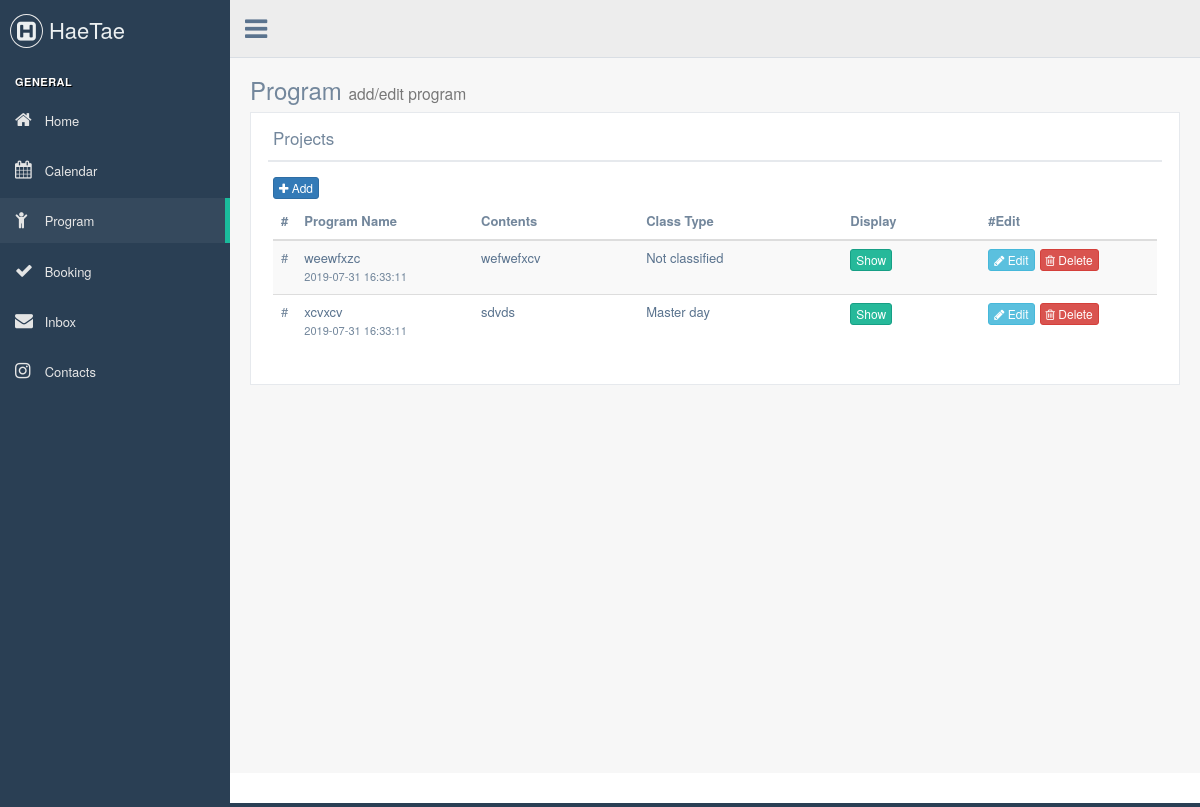
Screenshot of /admin/program.php with the database file from the repository.
### tables this page shows
CREATE TABLE `program` (
  `pk` int(11) NOT NULL,
  `title` text NOT NULL,
  `contents` mediumtext,
  `detail` longtext,
  `price` text,
  `time` text NOT NULL,
  `video` text,
  `image` text,
  `create_time` timestamp NOT NULL DEFAULT CURRENT_TIMESTAMP,
  `display` tinyint(4) NOT NULL DEFAULT '1',
  `class` int(11) NOT NULL DEFAULT '0'
);

### src/admin/program.php (the view, shortened to what this page needs)
<?php
$conn = mysqli_connect(
    'localhost',
    'root',
    'q1w2e3r4',
    'hmong');
$sql = "SELECT * FROM program";
$result = mysqli_query($conn, $sql);
$program_list = '';
while ($row = mysqli_fetch_array($result)) {
    $program_list = $program_list
        . "<tr><td>#</td>
	<td><a>{$row['title']}</a><br /><small>{$row['create_time']}</small></td>
	<td><a>{$row['contents']}</a></td>";
    $class_type = '';
    if ($row['class'] == 1) {
        $class_type = '<td><a>One Day</a></td>';
    } else if ($row['class'] == 2) {
        $class_type = '<td><a>Master day</a></td>';
    } else {
        $class_type = '<td><a>Not classified</a></td>';
    }
    $program_list = $program_list.$class_type;
    if ($row['display'] == "1") {
        $program_list = $program_list . "<td><button type='button' data-id='{$row['pk']}' class='btn btn-success btn-xs btn_display_h'>Show</button></td>";
    } else {
        $program_list = $program_list . "<td><button type='button' data-id='{$row['pk']}' class='btn btn-danger btn-xs btn_display_h'>Hide</button></td>";
    }
    $program_list = $program_list
        . "<td><a href='program_form.php?id={$row['pk']}' class='btn btn-info btn-xs'><i class='fa fa-pencil'></i> Edit </a>"
        . "<button type='button' data-id='{$row['pk']}' class='btn btn-danger btn-xs btn_delete_h'><i class='fa fa-trash-o'></i> Delete </button></td></tr>";
}
?>
<!DOCTYPE html>
<html lang="en">
<head>
    <link href="../vendors/bootstrap/dist/css/bootstrap.min.css" rel="stylesheet">
    <link href="../vendors/font-awesome/css/font-awesome.min.css" rel="stylesheet">
    <link href="../vendors/nprogress/nprogress.css" rel="stylesheet">
    <link href="../vendors/iCheck/skins/flat/green.css" rel="stylesheet">
    <link href="../build/css/custom.min.css" rel="stylesheet">
</head>
<body class="nav-md">
<div class="container body">
    <div class="main_container">
        <?php include ("include/top_navigation.php"); ?>
        <div class="right_col" role="main">
            <div class="">
                <div class="page-title">
                    <div class="title_left">
                        <h3>Program <small>add/edit program</small></h3>
                    </div>
                </div>
                <div class="clearfix"></div>
                <div class="row">
                    <div class="col-md-12">
                        <div class="x_panel">
                            <div class="x_title">
                                <h2>Projects</h2>
                                <div class="clearfix"></div>
                            </div>
                            <div class="x_content">
                                <a href="program_form.php" class="btn btn-primary btn-xs"><i class="fa fa-plus"></i> Add
                                </a>
                                <table class="table table-striped projects">
                                    <thead>
                                    <tr>
                                        <th style="width: 1%">#</th>
                                        <th style="width: 20%">Program Name</th>
                                        <th>Contents</th>
                                        <th>Class Type</th>
                                        <th>Display</th>
                                        <th style="width: 20%">#Edit</th>
                                    </tr>
                                    </thead>
                                    <tbody>
                                    <?= $program_list ?>
                                    </tbody>
                                </table>
                            </div>
                        </div>
                    </div>
                </div>
            </div>
        </div>
        <footer>
        </footer>
    </div>
</div>
</body>
</html>

### rows the page displays
program: title "weewfxzc", create_time "2019-07-31 16:33:11", contents "wefwefxcv"
program: title "xcvxcv", create_time "2019-07-31 16:33:11", contents "sdvds"
